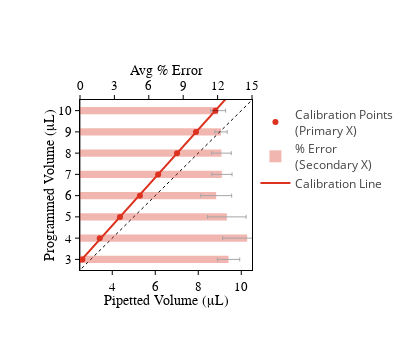
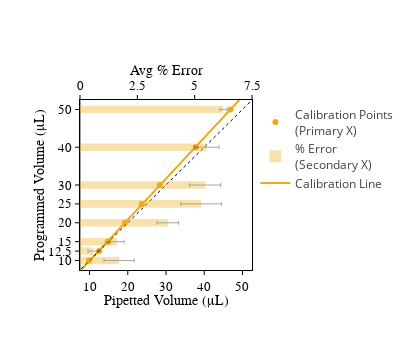
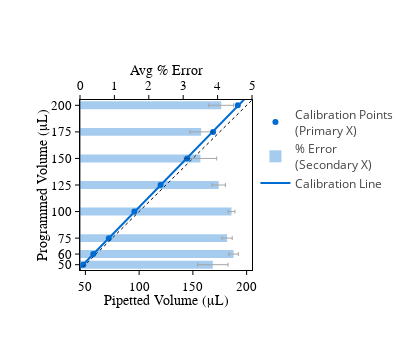

Notebook source saved alongside these figures, in order:
### Markdown cell above
### Obtain plots showing pre-calibration pipetted volumes and calibration line

### Code cell
colors = ['rgb(220,50,32)',
          'rgb(236,170,22)',
          'rgb(0,108,209)']

widths = [0.35, 2, 7.5]
ranges = [(2.5,10.5), (7.5, 52.5), (45, 205)]
tickvals = [[3,4,5,6,7,8,9,10],
            [10, 12.5, 15, 20, 25, 30, 40, 50],
            [50, 60, 75, 100, 125, 150, 175, 200]]

xaxis2_ranges = [(0,15),(0,7.5),(0,5)]
xaxis2_tickvals = [[0,3,6,9,12,15],
                   [0,2.5,5,7.5],
                   [0,1,2,3,4,5]]

titles = ("3\u03BCL - 10\u03BCL", "10\u03BCL - 50\u03BCL", "50\u03BCL - 200\u03BCL")

for tip_id in low_volumes_calib.tip_objects:
    
    if tip_id == 'manual':
        continue
    
    for i,(calib,calib_new) in enumerate(zip(calib_list, calib_list_new)):
        
        if (i==0 and tip_id=='tip8') or (i==1 and tip_id in ['tip3','tip7']):
            
            expected_volumes = [point.expected_value 
                                for point in calib.tip_objects[tip_id].replicate_dict['solution'].points]
            actual_volumes = [point.predicted_value 
                              for point in calib.tip_objects[tip_id].replicate_dict['solution'].points]
            deviations = [np.mean([replicate.points_dict[expected_value].pct_deviation 
                                   for replicate in calib.tip_objects[tip_id].replicates 
                                   if replicate.replicate_id!='solution'])
                          for expected_value in expected_volumes]
            err_deviations = [np.std([replicate.points_dict[expected_value].pct_deviation 
                                      for replicate in calib.tip_objects[tip_id].replicates 
                                      if replicate.replicate_id!='solution'])/np.sqrt(calib.number_replicates)
                              for expected_value in expected_volumes]
            
            calib_trace = go.Scatter(x=np.arange(0,250), 
                                     y=calib.tip_objects[tip_id].replicate_dict['solution'].tip_factor *
                                     np.arange(0,250) + calib.tip_objects[tip_id].replicate_dict['solution'].tip_offset,
                                     name='Calibration Fit', mode='lines', line=dict(width=2, color=colors[i]),
                                     showlegend=False)
        else:

            expected_volumes = [point.expected_value 
                                for point in calib_new.tip_objects[tip_id].replicate_dict['solution'].points]
            actual_volumes = [point.predicted_value 
                              for point in calib_new.tip_objects[tip_id].replicate_dict['solution'].points]
            deviations = [np.mean([replicate.points_dict[expected_value].pct_deviation 
                                   for replicate in calib_new.tip_objects[tip_id].replicates 
                                   if replicate.replicate_id!='solution'])
                          for expected_value in expected_volumes]
            err_deviations = [np.std([replicate.points_dict[expected_value].pct_deviation 
                                      for replicate in calib_new.tip_objects[tip_id].replicates 
                                      if replicate.replicate_id!='solution'])/np.sqrt(calib_new.number_replicates)
                              for expected_value in expected_volumes]
            
            calib_trace = go.Scatter(x=np.arange(0,250), 
                                     y=calib_new.tip_objects[tip_id].replicate_dict['solution'].tip_factor * 
                                     np.arange(0,250) + 
                                     calib_new.tip_objects[tip_id].replicate_dict['solution'].tip_offset,
                                     name='Calibration Line', mode='lines', line=dict(width=2, color=colors[i]),
                                     showlegend=True)
            
        experimental_trace =go.Scatter(x=actual_volumes,y=expected_volumes,
                                       name='Calibration Points<br>(Primary X)', mode = 'markers',
                                       marker_color=colors[i])
        expected_trace = go.Scatter(x=np.arange(0,250),y=np.arange(0,250),
                                    name='Expected Volume', mode = 'lines',
                                    line=dict(dash='dot', color='black', width=1), showlegend=False)
        dev_trace = go.Bar(y=expected_volumes, x=deviations,
                           error_x=dict(type='data', array=err_deviations, width=2, thickness=1, color='black'),
                           name='% Error<br>(Secondary X)',
                           marker=dict(color=colors[i], line=dict(width=0)),
                           orientation='h',  xaxis='x2', opacity=0.35, width=widths[i])
        
        layout = go.Layout(height=350, width=410,
                           titlefont=dict(family='Arial', size=14, color='black'),
                           title_yanchor='bottom', title_xanchor='center', title_pad={'t':50,'b':150},
                           title_x=0.15, title_y=0.5,
                           
                           xaxis=dict(title='Pipetted Volume (\u03BCL)', title_standoff=0,
                                      titlefont=dict(family='Arial', size=14, color='black'),
                                      showline=True, linewidth=1, linecolor='black', mirror=True, side='bottom',
                                      ticks='outside', ticklen=4, tickangle=0, nticks=5,
                                      tickfont=dict(size=13, family='Arial', color='black'), tickcolor='black',
                                      showgrid=False, range=ranges[i]),
                           
                           xaxis2=dict(title='Avg % Error',  title_standoff=0,
                                       titlefont=dict(family='Arial', size=14, color='black'),
                                       showline=True, linewidth=1, linecolor='black', mirror=False, side='top',
                                       anchor='y', overlaying='x',
                                       ticks='outside', ticklen=4, tickangle=0, tickvals=xaxis2_tickvals[i],
                                       tickfont=dict(family='Arial',size=13, color='black'), tickcolor='black',
                                       showgrid=False, range=xaxis2_ranges[i]),
                           
                           yaxis=dict(title='Programmed Volume (\u03BCL)', title_standoff=0,
                                      titlefont=dict(family='Arial', size=14, color='black'),
                                      showline=True, linewidth=1, linecolor='black', mirror=True,
                                      ticks='outside', ticklen=4, tickangle=0, tickvals=tickvals[i],
                                      tickfont=dict(family='Arial',size=13, color='black'), tickcolor='black', 
                                      showgrid=False, range=ranges[i]))
        
        fig = go.Figure(data=[experimental_trace,  dev_trace, calib_trace, expected_trace,], layout=layout)
        
        if tip_id=='tip4':
            plot(fig)


            #pio.write_image(fig,Figures/fig_2_airgapeffect"+col_titles[i]+".svg",format='svg')

### Figure 1 — Plotly figure (JSON) as saved in the notebook; plotly's stock layout.template omitted (floating-point values rounded to 4 significant figures; data arrays with more than 128 entries replaced by an {"elided": "..."} marker saying what was removed)
{"data": [{"marker": {"color": "rgb(220,50,32)"}, "mode": "markers", "name": "Calibration Points<br>(Primary X)", "type": "scatter", "x": [8.795, 7.893, 7.013, 6.134, 5.287, 4.36, 3.417, 2.611], "y": [10, 9, 8, 7, 6, 5, 4, 3]}, {"error_x": {"array": [0.6523, 0.5351, 0.8567, 0.8865, 1.349, 1.679, 2.132, 0.9758], "color": "black", "thickness": 1, "type": "data", "width": 2}, "marker": {"color": "rgb(220,50,32)", "line": {"width": 0}}, "name": "% Error<br>(Secondary X)", "opacity": 0.35, "orientation": "h", "type": "bar", "width": 0.35, "x": [12.05, 12.3, 12.34, 12.37, 11.88, 12.81, 14.58, 12.96], "xaxis": "x2", "y": [10, 9, 8, 7, 6, 5, 4, 3]}, {"line": {"color": "rgb(220,50,32)", "width": 2}, "mode": "lines", "name": "Calibration Line", "showlegend": true, "type": "scatter", "x": {"elided": "250 int values"}, "y": {"elided": "250 float values"}}, {"line": {"color": "black", "dash": "dot", "width": 1}, "mode": "lines", "name": "Expected Volume", "showlegend": false, "type": "scatter", "x": {"elided": "250 int values"}, "y": {"elided": "250 int values"}}], "layout": {"height": 350, "title": {"font": {"color": "black", "family": "Arial", "size": 14}, "pad": {"b": 150, "t": 50}, "x": 0.15, "xanchor": "center", "y": 0.5, "yanchor": "bottom"}, "width": 410, "xaxis": {"linecolor": "black", "linewidth": 1, "mirror": true, "nticks": 5, "range": [2.5, 10.5], "showgrid": false, "showline": true, "side": "bottom", "tickangle": 0, "tickcolor": "black", "tickfont": {"color": "black", "family": "Arial", "size": 13}, "ticklen": 4, "ticks": "outside", "title": {"font": {"color": "black", "family": "Arial", "size": 14}, "standoff": 0, "text": "Pipetted Volume (μL)"}}, "xaxis2": {"anchor": "y", "linecolor": "black", "linewidth": 1, "mirror": false, "overlaying": "x", "range": [0, 15], "showgrid": false, "showline": true, "side": "top", "tickangle": 0, "tickcolor": "black", "tickfont": {"color": "black", "family": "Arial", "size": 13}, "ticklen": 4, "ticks": "outside", "tickvals": [0, 3, 6, 9, 12, 15], "title": {"font": {"color": "black", "family": "Arial", "size": 14}, "standoff": 0, "text": "Avg % Error"}}, "yaxis": {"linecolor": "black", "linewidth": 1, "mirror": true, "range": [2.5, 10.5], "showgrid": false, "showline": true, "tickangle": 0, "tickcolor": "black", "tickfont": {"color": "black", "family": "Arial", "size": 13}, "ticklen": 4, "ticks": "outside", "tickvals": [3, 4, 5, 6, 7, 8, 9, 10], "title": {"font": {"color": "black", "family": "Arial", "size": 14}, "standoff": 0, "text": "Programmed Volume (μL)"}}}}

### Figure 2 — Plotly figure (JSON) as saved in the notebook; plotly's stock layout.template omitted (floating-point values rounded to 4 significant figures; data arrays with more than 128 entries replaced by an {"elided": "..."} marker saying what was removed)
{"data": [{"marker": {"color": "rgb(236,170,22)"}, "mode": "markers", "name": "Calibration Points<br>(Primary X)", "type": "scatter", "x": [46.88, 37.79, 28.36, 23.68, 19.23, 14.76, 12.54, 9.829], "y": [50, 40, 30, 25, 20, 15, 12.5, 10]}, {"error_x": {"array": [0.152, 0.5361, 0.6788, 0.8858, 0.4684, 0.3007, 0.213, 0.6575], "color": "black", "thickness": 1, "type": "data", "width": 2}, "marker": {"color": "rgb(236,170,22)", "line": {"width": 0}}, "name": "% Error<br>(Secondary X)", "opacity": 0.35, "orientation": "h", "type": "bar", "width": 2, "x": [6.246, 5.525, 5.455, 5.276, 3.828, 1.618, 0.5601, 1.705], "xaxis": "x2", "y": [50, 40, 30, 25, 20, 15, 12.5, 10]}, {"line": {"color": "rgb(236,170,22)", "width": 2}, "mode": "lines", "name": "Calibration Line", "showlegend": true, "type": "scatter", "x": {"elided": "250 int values"}, "y": {"elided": "250 float values"}}, {"line": {"color": "black", "dash": "dot", "width": 1}, "mode": "lines", "name": "Expected Volume", "showlegend": false, "type": "scatter", "x": {"elided": "250 int values"}, "y": {"elided": "250 int values"}}], "layout": {"height": 350, "title": {"font": {"color": "black", "family": "Arial", "size": 14}, "pad": {"b": 150, "t": 50}, "x": 0.15, "xanchor": "center", "y": 0.5, "yanchor": "bottom"}, "width": 410, "xaxis": {"linecolor": "black", "linewidth": 1, "mirror": true, "nticks": 5, "range": [7.5, 52.5], "showgrid": false, "showline": true, "side": "bottom", "tickangle": 0, "tickcolor": "black", "tickfont": {"color": "black", "family": "Arial", "size": 13}, "ticklen": 4, "ticks": "outside", "title": {"font": {"color": "black", "family": "Arial", "size": 14}, "standoff": 0, "text": "Pipetted Volume (μL)"}}, "xaxis2": {"anchor": "y", "linecolor": "black", "linewidth": 1, "mirror": false, "overlaying": "x", "range": [0, 7.5], "showgrid": false, "showline": true, "side": "top", "tickangle": 0, "tickcolor": "black", "tickfont": {"color": "black", "family": "Arial", "size": 13}, "ticklen": 4, "ticks": "outside", "tickvals": [0, 2.5, 5, 7.5], "title": {"font": {"color": "black", "family": "Arial", "size": 14}, "standoff": 0, "text": "Avg % Error"}}, "yaxis": {"linecolor": "black", "linewidth": 1, "mirror": true, "range": [7.5, 52.5], "showgrid": false, "showline": true, "tickangle": 0, "tickcolor": "black", "tickfont": {"color": "black", "family": "Arial", "size": 13}, "ticklen": 4, "ticks": "outside", "tickvals": [10, 12.5, 15, 20, 25, 30, 40, 50], "title": {"font": {"color": "black", "family": "Arial", "size": 14}, "standoff": 0, "text": "Programmed Volume (μL)"}}}}

### Figure 3 — Plotly figure (JSON) as saved in the notebook; plotly's stock layout.template omitted (floating-point values rounded to 4 significant figures; data arrays with more than 128 entries replaced by an {"elided": "..."} marker saying what was removed)
{"data": [{"marker": {"color": "rgb(0,108,209)"}, "mode": "markers", "name": "Calibration Points<br>(Primary X)", "type": "scatter", "x": [191.8, 168.8, 144.8, 120.0, 95.59, 71.79, 57.32, 48.07], "y": [200, 175, 150, 125, 100, 75, 60, 50]}, {"error_x": {"array": [0.3624, 0.325, 0.4733, 0.1947, 0.09777, 0.149, 0.1393, 0.4424], "color": "black", "thickness": 1, "type": "data", "width": 2}, "marker": {"color": "rgb(0,108,209)", "line": {"width": 0}}, "name": "% Error<br>(Secondary X)", "opacity": 0.35, "orientation": "h", "type": "bar", "width": 7.5, "x": [4.104, 3.52, 3.5, 4.033, 4.406, 4.276, 4.463, 3.862], "xaxis": "x2", "y": [200, 175, 150, 125, 100, 75, 60, 50]}, {"line": {"color": "rgb(0,108,209)", "width": 2}, "mode": "lines", "name": "Calibration Line", "showlegend": true, "type": "scatter", "x": {"elided": "250 int values"}, "y": {"elided": "250 float values"}}, {"line": {"color": "black", "dash": "dot", "width": 1}, "mode": "lines", "name": "Expected Volume", "showlegend": false, "type": "scatter", "x": {"elided": "250 int values"}, "y": {"elided": "250 int values"}}], "layout": {"height": 350, "title": {"font": {"color": "black", "family": "Arial", "size": 14}, "pad": {"b": 150, "t": 50}, "x": 0.15, "xanchor": "center", "y": 0.5, "yanchor": "bottom"}, "width": 410, "xaxis": {"linecolor": "black", "linewidth": 1, "mirror": true, "nticks": 5, "range": [45, 205], "showgrid": false, "showline": true, "side": "bottom", "tickangle": 0, "tickcolor": "black", "tickfont": {"color": "black", "family": "Arial", "size": 13}, "ticklen": 4, "ticks": "outside", "title": {"font": {"color": "black", "family": "Arial", "size": 14}, "standoff": 0, "text": "Pipetted Volume (μL)"}}, "xaxis2": {"anchor": "y", "linecolor": "black", "linewidth": 1, "mirror": false, "overlaying": "x", "range": [0, 5], "showgrid": false, "showline": true, "side": "top", "tickangle": 0, "tickcolor": "black", "tickfont": {"color": "black", "family": "Arial", "size": 13}, "ticklen": 4, "ticks": "outside", "tickvals": [0, 1, 2, 3, 4, 5], "title": {"font": {"color": "black", "family": "Arial", "size": 14}, "standoff": 0, "text": "Avg % Error"}}, "yaxis": {"linecolor": "black", "linewidth": 1, "mirror": true, "range": [45, 205], "showgrid": false, "showline": true, "tickangle": 0, "tickcolor": "black", "tickfont": {"color": "black", "family": "Arial", "size": 13}, "ticklen": 4, "ticks": "outside", "tickvals": [50, 60, 75, 100, 125, 150, 175, 200], "title": {"font": {"color": "black", "family": "Arial", "size": 14}, "standoff": 0, "text": "Programmed Volume (μL)"}}}}
